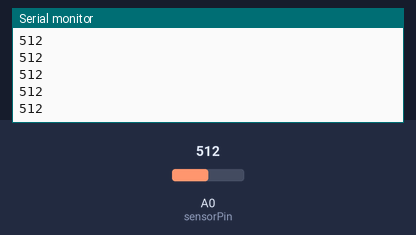
A sketch run on a simulated Arduino Uno, built with avr-gcc and run on an emulated ATmega328P. Parts: the last lines printed to the serial monitor. The test bench sets the inputs (shaded band); at power-on: A0 (sensorPin) = 512.

Above: at 1.2 s.
1.3 s: A0 (sensorPin) set to 716
At 1.56 s:
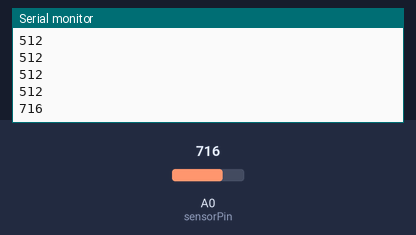
2.8 s: A0 (sensorPin) set to 900
At 2.96 s:
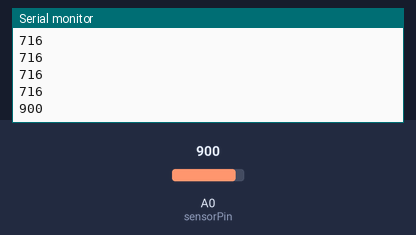
Timing chart, 0 to 5.8 s (numbered marks = the images above; inputs shaded):
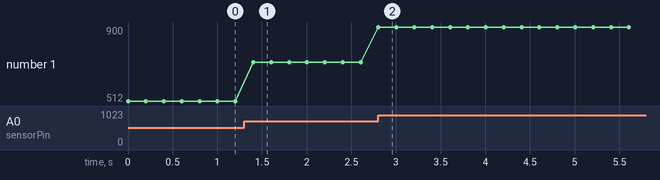

The sketch:

s7_Sound_Sensor.ino
```cpp
/*

KS0035 Microphone Sound Sensor with Potentiometer
_________________________________
|  SETUP                          |
|Sensor pin  ::    Particle pin   |
|   +        ::        3.3v       |
|   -        ::        GND        |
|   S        ::        A0         |
|_________________________________|


SPECIFICATIONS:

analog Output
Detects "loudness"

src: https://wiki.keyestudio.com/KS0035_Microphone_Sound_Sensor_with_Potentiometer
*/

int sensorPin =A0 ;  // define analog port A0
int value = 0;    //set value to 0
void setup()
{
 Serial.begin(9600); //set the baud rate to 9600
 pinMode(sensorPin, INPUT);
}
void loop()
{
value = analogRead(sensorPin);  //set the value as the value read from A0
Serial.println(value, DEC);  //print the value and line wrap
delay(200);  //delay 0.2S
}
```

Measured:
- after the input at 1.3 s, the serial monitor: prints a new line after 0.10 s (image 1)
- after the input at 2.8 s, the serial monitor: prints a new line at once (image 2)
- plotted number 1: 512 → 716 after the input at 1.3 s, 716 → 900 after the input at 2.8 s
